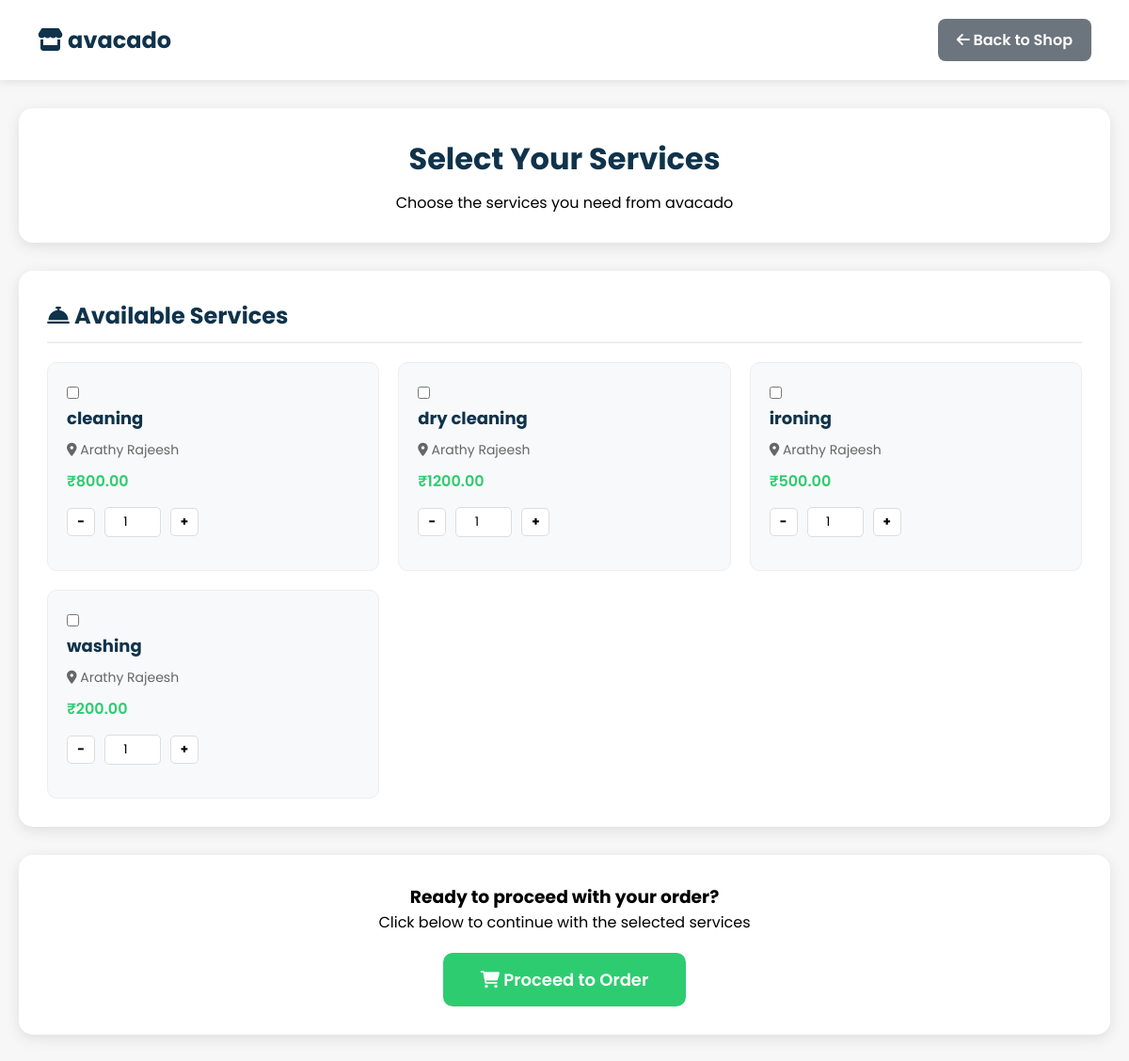
The page /shop/1/select-services/ (signed in) on the database its author committed.
### shop/models.py (models this page shows, shortened)
class LaundryShop(models.Model):
    name = models.CharField(max_length=100, unique=True)
    email = models.EmailField(unique=True)
    password = models.CharField(max_length=128)
    address = models.TextField()
    city = models.CharField(max_length=100, blank=True, null=True)
    latitude = models.CharField(max_length=100, blank=True, null=True)
    longitude = models.CharField(max_length=100, blank=True, null=True)
    is_open = models.BooleanField(default=True)
    is_approved = models.BooleanField(default=False)
    phone = models.CharField(max_length=15)
    image = models.ImageField(upload_to="shops/", blank=True, null=True)
    created_at = models.DateTimeField(auto_now_add=True)

class Service(models.Model):
    branch = models.ForeignKey('Branch', on_delete=models.CASCADE, related_name='services')
    name = models.CharField(max_length=120)
    price = models.DecimalField(max_digits=10, decimal_places=2, null=True, blank=True)  # optional
    created_at = models.DateTimeField(auto_now_add=True)
    class Meta:
        unique_together = ('branch', 'name')
        ordering = ['name']

class Branch(models.Model):
    shop = models.ForeignKey(LaundryShop, on_delete=models.CASCADE, related_name='branches')
    name = models.CharField(max_length=150)
    address = models.TextField()
    phone = models.CharField(max_length=50, blank=True, null=True)
    created_at = models.DateTimeField(auto_now_add=True)
    class Meta:
        unique_together = ('shop', 'name')
        ordering = ['name']

### shop/views.py (the view)
# urls.py: path("shop/<int:shop_id>/select-services/", views.select_services, name="select_services"),
@login_required
def select_services(request, shop_id):
    shop = get_object_or_404(LaundryShop, id=shop_id, is_approved=True)
    services = Service.objects.filter(branch__shop=shop).select_related('branch')
    context = {
        'shop': shop,
        'services': services,
    }
    return render(request, 'select_services.html', context)

### shop/templates/select_services.html (shortened to what this page needs)
{% load static %}
<!DOCTYPE html>
<html lang="en">
<head>
    <link rel="stylesheet" href="https://cdnjs.cloudflare.com/ajax/libs/font-awesome/6.0.0-beta3/css/all.min.css">
</head>
<body>
    <div class="header">
        <h1><i class="fas fa-store"></i> {{ shop.name }}</h1>
        <div>
            <a href="{% url 'shop_detail' shop.id %}" class="btn btn-secondary">
                <i class="fas fa-arrow-left"></i> Back to Shop
            </a>
        </div>
    </div>
    <div class="container">
        <div class="shop-header">
            <h1>Select Your Services</h1>
            <p>Choose the services you need from {{ shop.name }}</p>
        </div>
        <div class="section">
            <h2><i class="fas fa-concierge-bell"></i> Available Services</h2>
            {% if services %}
                <form id="service-form" method="post" action="{% url 'create_order' shop.id %}">
                    <div class="services-grid">
                        {% for service in services %}
                            <div class="service-card" data-service-id="{{ service.id }}" data-price="{% if service.price %}{{ service.price }}{% else %}0{% endif %}">
                                <input type="checkbox" id="service-{{ service.id }}" name="selected_services" value="{{ service.id }}" class="service-checkbox" onchange="updateTotal()">
                                <label for="service-{{ service.id }}">
                                    <h4>{{ service.name }}</h4>
                                    <div class="service-branch">
                                        <i class="fas fa-map-marker-alt"></i> {{ service.branch.name }}
                                    </div>
                                    {% if service.price %}
                                        <div class="service-price">₹{{ service.price }}</div>
                                    {% else %}
                                        <div class="service-price">Price on Request</div>
                                    {% endif %}
                                </label>
                                <div class="quantity-selector">
                                    <button type="button" class="quantity-btn" onclick="changeQuantity({{ service.id }}, -1)">-</button>
                                    <input type="number" id="quantity-{{ service.id }}" name="quantity_{{ service.id }}" value="1" min="1" class="quantity-input" readonly onchange="updateTotal()">
                                    <button type="button" class="quantity-btn" onclick="changeQuantity({{ service.id }}, 1)">+</button>
                                </div>
                            </div>
                        {% endfor %}
                    </div>
                </form>
            {% else %}
                <div class="empty-state">
                    <i class="fas fa-concierge-bell"></i>
                    <p>No services available yet</p>
                </div>
            {% endif %}
        </div>
        {% if services %}
            <div class="proceed-section">
                <h3>Ready to proceed with your order?</h3>
                <p>Click below to continue with the selected services</p>
                <a href="#" onclick="submitForm()" class="proceed-btn">
                    <i class="fas fa-shopping-cart"></i> Proceed to Order
                </a>
            </div>
        {% endif %}
    </div>
</body>
</html>

### shop/templates/select_services.html (style rules this page uses)
* { margin: 0; padding: 0; font-family: "Poppins", sans-serif; box-sizing: border-box; }
body { background: #f7f7f7; }
:root { --primary-color: #0f334bff; --accent-color: #2ecc71; --secondary-color: #6c757d; }
.header { background: white; padding: 20px 40px; box-shadow: 0 2px 10px rgba(0,0,0,0.1); display: flex; justify-content: space-between; align-items: center; }
.header h1 { color: var(--primary-color); font-size: 24px; }
.btn { padding: 10px 20px; border-radius: 8px; text-decoration: none; font-weight: 600; transition: all 0.3s; border: none; cursor: pointer; display: inline-block; }
.btn-secondary { background: var(--secondary-color); color: white; }
.container { max-width: 1200px; margin: 0 auto; padding: 30px 20px; }
.shop-header { background: white; padding: 30px; border-radius: 15px; box-shadow: 0 4px 15px rgba(0,0,0,0.1); margin-bottom: 30px; text-align: center; }
.shop-header h1 { color: var(--primary-color); font-size: 32px; margin-bottom: 10px; }
.section { background: white; padding: 30px; border-radius: 15px; box-shadow: 0 4px 15px rgba(0,0,0,0.1); margin-bottom: 30px; }
.section h2 { color: var(--primary-color); font-size: 24px; margin-bottom: 20px; border-bottom: 2px solid #eee; padding-bottom: 10px; }
.services-grid { display: grid; grid-template-columns: repeat(auto-fit, minmax(300px, 1fr)); gap: 20px; }
.service-card { border: 1px solid #eee; border-radius: 10px; padding: 20px; transition: all 0.3s; background: #f8f9fa; }
.service-card h4 { color: var(--primary-color); margin-bottom: 10px; font-size: 18px; }
.service-branch { color: #666; font-size: 14px; margin-bottom: 10px; }
.service-price { font-weight: 600; color: var(--accent-color); font-size: 16px; margin-bottom: 15px; }
.quantity-selector { display: flex; align-items: center; gap: 10px; margin-bottom: 15px; }
.quantity-btn { width: 30px; height: 30px; border: 1px solid #ddd; background: white; border-radius: 5px; cursor: pointer; display: flex; align-items: center; justify-content: center; font-weight: bold; }
.quantity-input { width: 60px; text-align: center; border: 1px solid #ddd; border-radius: 5px; padding: 5px; }
.service-checkbox { margin-right: 10px; }
.proceed-section { text-align: center; padding: 30px; background: white; border-radius: 15px; box-shadow: 0 4px 15px rgba(0,0,0,0.1); }
.proceed-btn { background: var(--accent-color); color: white; padding: 15px 40px; border-radius: 10px; text-decoration: none; font-size: 18px; font-weight: 600; display: inline-block; margin-top: 20px; transition: background 0.3s; }

### rows shown on the page
LaundryShop: name "avacado"
Service: name "cleaning", branch.name "Arathy Rajeesh", price "800.00", id "1"
Service: name "dry cleaning", branch.name "Arathy Rajeesh", price "1200.00"
Service: name "ironing", branch.name "Arathy Rajeesh", price "500.00"
Service: name "washing", branch.name "Arathy Rajeesh", price "200.00"
